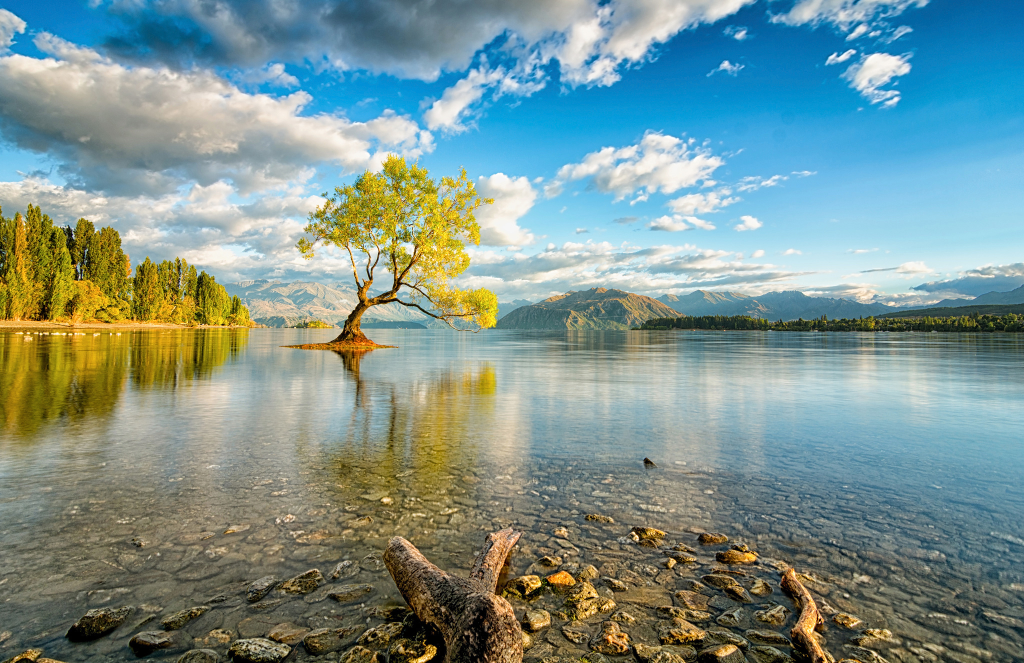
#> input picture Nature.jpeg, 2048 x 1326 px (shown at 1/2 size)
$ python Image_Blurring.py
#> lines starting #> are read from the running program, lines starting #| are printed output that depends on the picture
#Importing the modules
import cv2
import numpy as np

#Importing the image
img=cv2.imread("Nature.jpeg")
#> img is the input picture: shape (1326, 2048, 3); mean B, G, R 141.8, 146.9, 124.2

#Resizing the image
img=cv2.resize(img,(500,300))
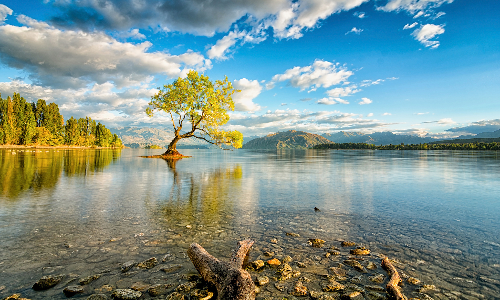
#> img: shape (300, 500, 3); mean B, G, R 141.7, 146.8, 124

#Creating the filters
kernel_1=np.array([[0,0,0],[0,1,0],[0,0,0]])/1.0
kernel_3=np.ones((3,3),dtype=np.float32)/9.0
kernel_5=np.ones((5,5),dtype=np.float32)/25.0
kernel_7=np.ones((7,7),dtype=np.float32)/49.0

#Applying the filters
output_1=cv2.filter2D(img,-1,kernel_1)
output_2=cv2.filter2D(img,-1,kernel_3)
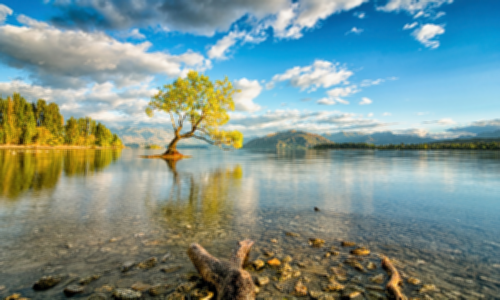
#> output_2: shape (300, 500, 3); mean B, G, R 141.7, 146.8, 124
output_3=cv2.filter2D(img,-1,kernel_5)
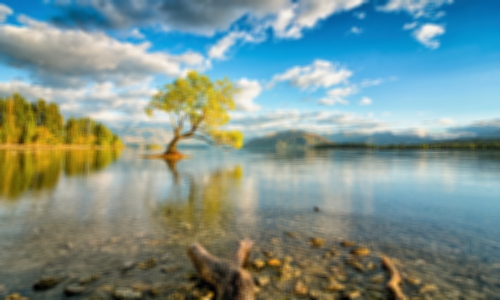
#> output_3: shape (300, 500, 3); mean B, G, R 141.7, 146.8, 124
output_4=cv2.filter2D(img,-1,kernel_7)

while(True):
    #Displaying the image
    cv2.imshow('Original',output_1)
    cv2.imshow('3 Blur',output_2)
    cv2.imshow('5 Blur',output_3)
    cv2.imshow('7 Blur',output_4)
    if cv2.waitKey(1) & 0xff == 27:
#> (key Esc is pressed here)
        break
cv2.destroyAllWindows()
